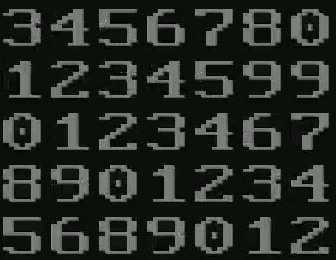
#> input picture 1019/date_time_imgs.jpg, 336 x 260 px, given in place of use_video.mp4, which was not available
$ python test_1012.py
#> lines starting #> are read from the running program, lines starting #| are printed output that depends on the picture; after the words box and inside, x2 and y2 are one past the last pixel; in counts of white or black regions, pixels touching at a corner belong together; pictures that were not available may be replaced by others from this repository, and a replacement may not be noted
import pytesseract
import numpy as np
import cv2
import pandas as pd
import sys


cap = cv2.VideoCapture("./use_video.mp4")
# [6 lines of commented-out code are left out]
def converter(roi):
    # roi_h = roi.shape[0]
    # roi_w = roi.shape[1]
    # resize_roi = cv2.resize(roi,(int(roi_w*4),int(roi_h*4)))

    gray = cv2.cvtColor(roi, cv2.COLOR_BGR2GRAY)
    # threshold the image using Otsus method to preprocess for tesseract
    thresh = cv2.threshold(gray, 0, 255, cv2.THRESH_BINARY | cv2.THRESH_OTSU)[1]
    # perform a median blur to smooth image slightly
    blur = cv2.medianBlur(thresh, 3)
    # resize image to double the original size as tesseract does better with certain text size
    blur = cv2.resize(blur, None, fx = 4, fy = 4, interpolation = cv2.INTER_CUBIC)
    # run tesseract and convert image text to string
    return blur

def hsv_green(roi):
    hsv = cv2.cvtColor(roi, cv2.COLOR_BGR2HSV)
    lower_green = np.array([30, 30, 90])
    upper_green = np.array([93, 255, 255])
    mask_green = cv2.inRange(hsv, lower_green, upper_green)
    mask_green = cv2.bitwise_and(roi, roi, mask = mask_green)
    return mask_green

def hsv_white(roi):
    hsv = cv2.cvtColor(roi, cv2.COLOR_BGR2HSV)
    lower_white = np.array([0,0,120])
    upper_white = np.array([30,255,255])
    mask_white = cv2.inRange(hsv, lower_white, upper_white)
    mask_white = cv2.bitwise_and(roi, roi, mask = mask_white)
    return mask_white


while(cap.isOpened()):

    ret, frame = cap.read()
#> frame is the input picture: shape (260, 336, 3); mean B, G, R 38.9, 41.9, 39.9

    if not ret:
        break

    # FIRST ROI : DATE
    roi_1 = frame[38:140, 25:490]
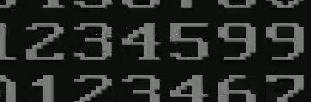
#> roi_1: shape (102, 311, 3); mean B, G, R 37.3, 40.3, 38.3
    blur_1 = converter(roi_1)
#> in converter, `thresh = cv2.threshold(gray, 0, 255, cv2.THRESH_BINARY | cv2.THRESH_OT..`:
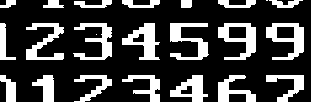
#> thresh: shape (102, 311); 25.1% white; 23 white regions (2 under 20 px), largest, box (x1, y1, x2, y2) and area: (218, 23, 256, 60) 684, (266, 23, 304, 60) 683, (170, 23, 209, 60) 664
#> in converter, `blur = cv2.medianBlur(thresh, 3)`:
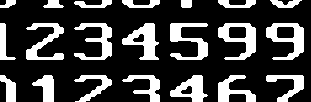
#> blur: shape (102, 311); 25.1% white; 21 white regions, largest, box (x1, y1, x2, y2) and area: (218, 23, 256, 60) 687, (266, 23, 304, 60) 687, (170, 23, 208, 60) 663
#> in converter, `blur = cv2.resize(blur, None, fx = 4, fy = 4, interpolation = cv2.INTE..`:
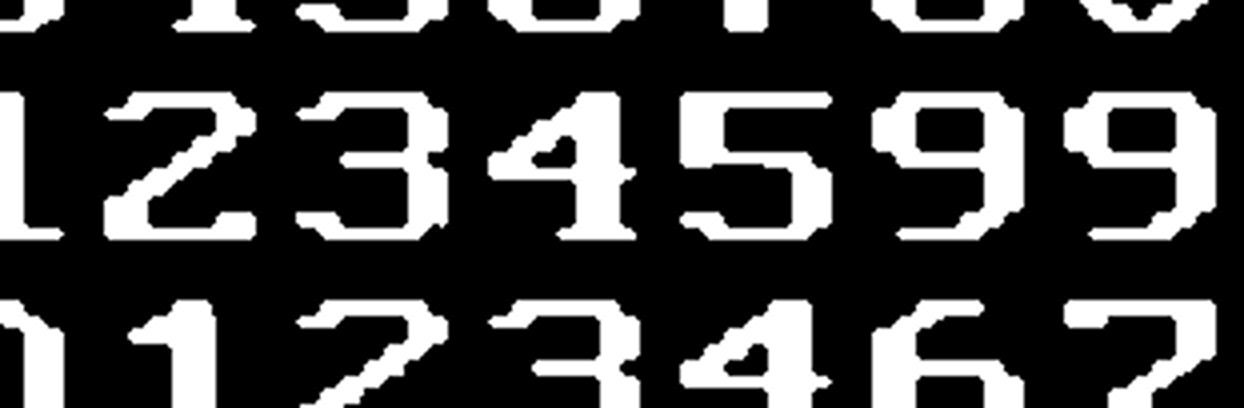
#> blur: shape (408, 1244); min 0, max 255, mean 64.1
#> (the run stopped early here; a loop or call above may not have finished)

$ run again, on 1019/dt_test.JPG
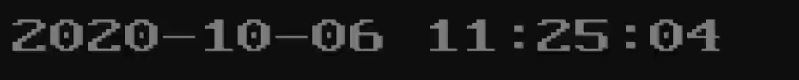
#> input picture 1019/dt_test.JPG, 799 x 80 px, given in place of use_video.mp4, which was not available
#> frame is the input picture: shape (80, 799, 3); min 0, max 155, mean 25.9
#> in converter, `thresh = cv2.threshold(gray, 0, 255, cv2.THRESH_BINARY | cv2.THRESH_OT..`:
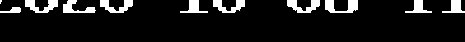
#> thresh: shape (42, 465); 9.9% white; 11 white regions (1 under 20 px), largest, box (x1, y1, x2, y2) and area: (325, 0, 358, 13) 253, (25, 0, 58, 13) 233, (287, 0, 320, 13) 229
#> in converter, `blur = cv2.resize(blur, None, fx = 4, fy = 4, interpolation = cv2.INTE..`:
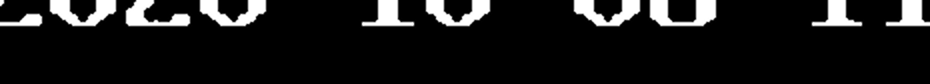
#> blur: shape (168, 1860) (shown at 1/2 size); min 0, max 255, mean 25.1
